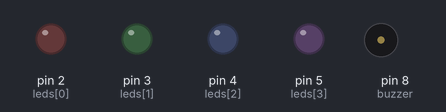
Simulated run of this sketch. Board: Arduino Uno, built with avr-gcc and run on an emulated ATmega328P. On the bench: output pins drawn as LEDs (lit = HIGH), buzzer (waves = sounding).

Above: at 0.3 s.
At 1.3 s:
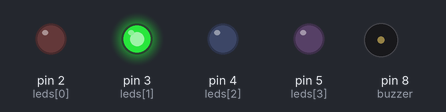
At 2.3 s:
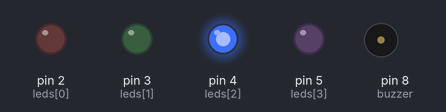
At 4.8 s:
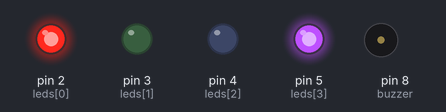
At 7.3 s:
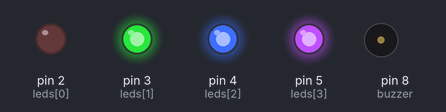
At 9.8 s:
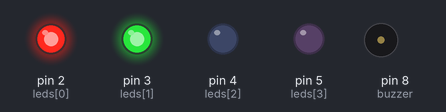
Timing chart, 0 to 10.4 s (numbered marks = the images above):
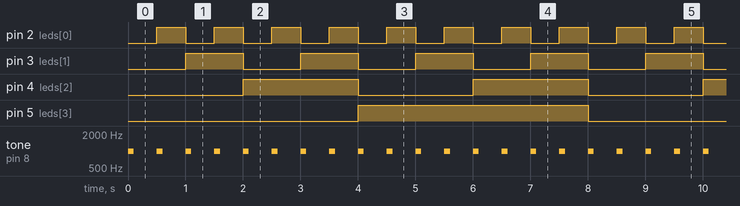

The sketch:

sketch.ino
```cpp
int leds[] = {2, 3, 4, 5}; // 4 LEDs
int buzzer = 8;

void setup() {
  for (int i = 0; i < 4; i++) {
    pinMode(leds[i], OUTPUT);
  }
  pinMode(buzzer, OUTPUT);
}

void loop() {
  for (int count = 0; count < 16; count++) { // 0 a 15 em binário
    for (int i = 0; i < 4; i++) {
      digitalWrite(leds[i], bitRead(count, i));
    }

    tone(buzzer, 1000, 100); // emite um beep curto
    delay(500); // espera antes de contar o próximo
  }
}
```

Measured:
- by itself, pin 2 (leds[0]): alternates HIGH for 0.50 s and LOW for 0.50 s
- by itself, pin 3 (leds[1]): alternates HIGH for 1.0 s and LOW for 1.0 s
- by itself, pin 4 (leds[2]): alternates HIGH for 2.0 s and LOW for 2.0 s
- by itself, pin 5 (leds[3]): alternates HIGH for 4.0 s and LOW for 4.0 s
- by itself, tone on pin 8 (buzzer): alternates 1000 Hz for 0.10 s and silent for 0.40 s
